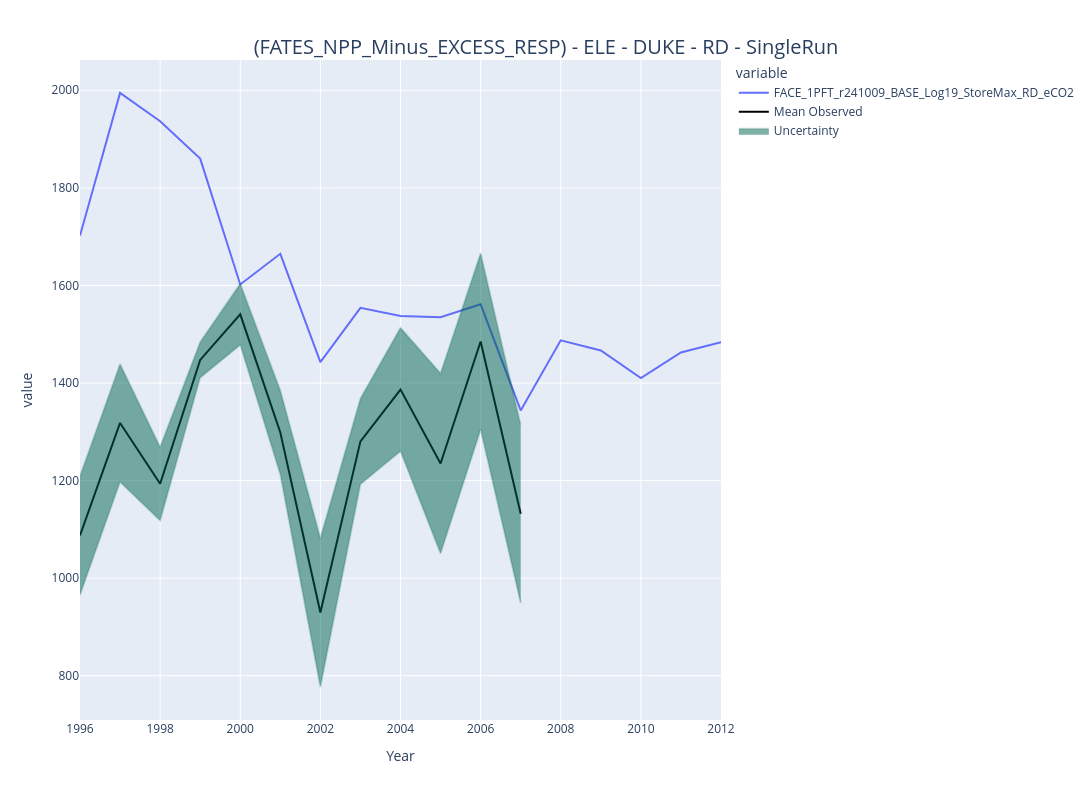
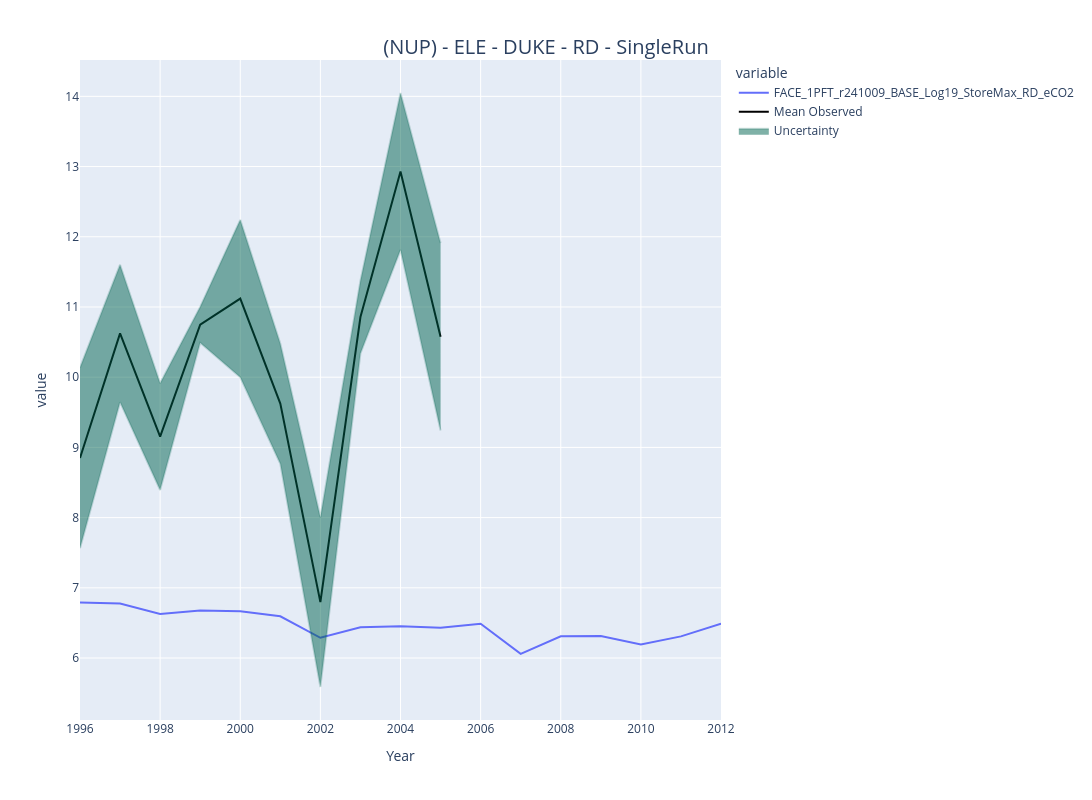

Here is the notebook cell these charts were saved with, in order:
### Code cell
import plotly.graph_objects as go
from plotly.subplots import make_subplots
import plotly.express as px
if plotly_plots in ["yes", "y", "YES", "Y"]:
    for site in sites_o:
        print(site)
        for var in vars:
            print (var)
            for fn in fns:
                df_tmp = dict_plotly[site][co2_case][fn][var].copy(deep=True)
                #df_tmp = dict_df[site][var].copy(deep=True)
                if var == "FATES_NPP_Minus_EXCESS_RESP":
                    var_tmp = "NPP"
                else:
                    var_tmp = var

                fig = px.line(df_tmp[:], x="Year", y=df_tmp.columns,
                  hover_data={"Year": "%Y"},)
                fig.add_scatter(x=np.array(dict_obs_ax[site][co2_case]["YEAR"].values, dtype=int), 
                            y=dict_obs_ax[site][co2_case][var_tmp].values, 
                            mode='lines', 
                            name='Mean Observed', line=dict(color='black', width=2))
            
                # Add a filled polygon (e.g., for uncertainty)
                # Example: creating upper and lower bounds
                lower_bound = dict_obs_ax[site][co2_case][var_tmp].values - dict_obs_ase[site][co2_case][var_tmp].values
                upper_bound = dict_obs_ax[site][co2_case][var_tmp].values + dict_obs_ase[site][co2_case][var_tmp].values

                # Fill between the lower and upper bounds
                fig.add_traces([
                    go.Scatter(
                    x=df_tmp['Year'], y=upper_bound, 
                    fill=None, mode='lines', line=dict(color='rgba(0,100,80,0.2)'), 
                    showlegend=False
                ),
                go.Scatter(
                    x=df_tmp['Year'], y=lower_bound, 
                    fill='tonexty', mode='lines', line=dict(color='rgba(0,100,80,0.2)'), 
                    name='Uncertainty'
                )
            ])
            
            
                # Update layout with a custom title
                fig.update_layout(
                title={
                    'text': f" ({var}) - {co2_case} - {site} - {fn} - SingleRun ",
                    'y': 0.95,  # Position title slightly above the plot
                    'x': 0.5,  # Center the title horizontally
                    'xanchor': 'center',
                    'yanchor': 'top'
                },
                title_font=dict(size=20),  # Adjust the font size of the title
                width=1200, height=800  # Adjust width and height as needed
            )

                # Save the plot as an HTML file
                #fig.write_html(f"{path_html_save}/{var}_{site}_{fn}_{co2_case}_singlerun_line_plot.html")

                print (f"{var}_{site}_{fn}_{co2_case}_singlerun_line_plot.html")

                # Show the plot
                fig.show()

### Figure 1 — Plotly figure (JSON) as saved in the notebook; plotly's stock layout.template omitted (floating-point values rounded to 4 significant figures)
{"data": [{"hovertemplate": "variable=FACE_1PFT_r241009_BASE_Log19_StoreMax_RD_eCO2<br>Year=%{x%Y}<br>value=%{y}<extra></extra>", "legendgroup": "FACE_1PFT_r241009_BASE_Log19_StoreMax_RD_eCO2", "line": {"color": "#636efa", "dash": "solid"}, "marker": {"symbol": "circle"}, "mode": "lines", "name": "FACE_1PFT_r241009_BASE_Log19_StoreMax_RD_eCO2", "orientation": "v", "showlegend": true, "type": "scatter", "x": [1996, 1997, 1998, 1999, 2000, 2001, 2002, 2003, 2004, 2005, 2006, 2007, 2008, 2009, 2010, 2011, 2012], "xaxis": "x", "y": [1702.0, 1994.0, 1937.0, 1860.0, 1602.0, 1665.0, 1443.0, 1554.0, 1537.0, 1535.0, 1561.0, 1344.0, 1488.0, 1467.0, 1410.0, 1463.0, 1484.0], "yaxis": "y"}, {"line": {"color": "black", "width": 2}, "mode": "lines", "name": "Mean Observed", "type": "scatter", "x": [1996, 1997, 1998, 1999, 2000, 2001, 2002, 2003, 2004, 2005, 2006, 2007], "y": [1087.0, 1318.0, 1193.0, 1447.0, 1541.0, 1299.0, 929.6, 1280.0, 1387.0, 1235.0, 1485.0, 1132.0]}, {"line": {"color": "rgba(0,100,80,0.2)"}, "mode": "lines", "showlegend": false, "type": "scatter", "x": [1996, 1997, 1998, 1999, 2000, 2001, 2002, 2003, 2004, 2005, 2006, 2007, 2008, 2009, 2010, 2011, 2012], "y": [1209.0, 1439.0, 1269.0, 1484.0, 1604.0, 1385.0, 1082.0, 1368.0, 1513.0, 1420.0, 1666.0, 1315.0]}, {"fill": "tonexty", "line": {"color": "rgba(0,100,80,0.2)"}, "mode": "lines", "name": "Uncertainty", "type": "scatter", "x": [1996, 1997, 1998, 1999, 2000, 2001, 2002, 2003, 2004, 2005, 2006, 2007, 2008, 2009, 2010, 2011, 2012], "y": [965.5, 1197.0, 1118.0, 1411.0, 1478.0, 1212.0, 777.0, 1192.0, 1260.0, 1050.0, 1304.0, 949.0]}], "layout": {"height": 800, "legend": {"title": {"text": "variable"}, "tracegroupgap": 0}, "margin": {"t": 60}, "title": {"font": {"size": 20}, "text": " (FATES_NPP_Minus_EXCESS_RESP) - ELE - DUKE - RD - SingleRun ", "x": 0.5, "xanchor": "center", "y": 0.95, "yanchor": "top"}, "width": 1200, "xaxis": {"anchor": "y", "autorange": true, "domain": [0, 1], "range": [1996, 2012], "title": {"text": "Year"}, "type": "linear"}, "yaxis": {"anchor": "x", "autorange": true, "domain": [0, 1], "range": [709.3, 2062.0], "title": {"text": "value"}, "type": "linear"}}}

### Figure 2 — Plotly figure (JSON) as saved in the notebook; plotly's stock layout.template omitted (floating-point values rounded to 4 significant figures)
{"data": [{"hovertemplate": "variable=FACE_1PFT_r241009_BASE_Log19_StoreMax_RD_eCO2<br>Year=%{x%Y}<br>value=%{y}<extra></extra>", "legendgroup": "FACE_1PFT_r241009_BASE_Log19_StoreMax_RD_eCO2", "line": {"color": "#636efa", "dash": "solid"}, "marker": {"symbol": "circle"}, "mode": "lines", "name": "FACE_1PFT_r241009_BASE_Log19_StoreMax_RD_eCO2", "orientation": "v", "showlegend": true, "type": "scatter", "x": [1996, 1997, 1998, 1999, 2000, 2001, 2002, 2003, 2004, 2005, 2006, 2007, 2008, 2009, 2010, 2011, 2012], "xaxis": "x", "y": [6.792, 6.776, 6.629, 6.677, 6.668, 6.595, 6.289, 6.438, 6.453, 6.431, 6.487, 6.059, 6.31, 6.313, 6.194, 6.309, 6.491], "yaxis": "y"}, {"line": {"color": "black", "width": 2}, "mode": "lines", "name": "Mean Observed", "type": "scatter", "x": [1996, 1997, 1998, 1999, 2000, 2001, 2002, 2003, 2004, 2005, 2006, 2007], "y": [8.85, 10.62, 9.153, 10.75, 11.12, 9.623, 6.797, 10.86, 12.93, 10.58, null, null]}, {"line": {"color": "rgba(0,100,80,0.2)"}, "mode": "lines", "showlegend": false, "type": "scatter", "x": [1996, 1997, 1998, 1999, 2000, 2001, 2002, 2003, 2004, 2005, 2006, 2007, 2008, 2009, 2010, 2011, 2012], "y": [10.14, 11.6, 9.913, 11.0, 12.24, 10.48, 8.006, 11.38, 14.05, 11.91, null, null]}, {"fill": "tonexty", "line": {"color": "rgba(0,100,80,0.2)"}, "mode": "lines", "name": "Uncertainty", "type": "scatter", "x": [1996, 1997, 1998, 1999, 2000, 2001, 2002, 2003, 2004, 2005, 2006, 2007, 2008, 2009, 2010, 2011, 2012], "y": [7.563, 9.645, 8.394, 10.49, 9.998, 8.767, 5.588, 10.34, 11.81, 9.242, null, null]}], "layout": {"height": 800, "legend": {"title": {"text": "variable"}, "tracegroupgap": 0}, "margin": {"t": 60}, "title": {"font": {"size": 20}, "text": " (NUP) - ELE - DUKE - RD - SingleRun ", "x": 0.5, "xanchor": "center", "y": 0.95, "yanchor": "top"}, "width": 1200, "xaxis": {"anchor": "y", "autorange": true, "domain": [0, 1], "range": [1996, 2012], "title": {"text": "Year"}, "type": "linear"}, "yaxis": {"anchor": "x", "autorange": true, "domain": [0, 1], "range": [5.118, 14.52], "title": {"text": "value"}, "type": "linear"}}}
